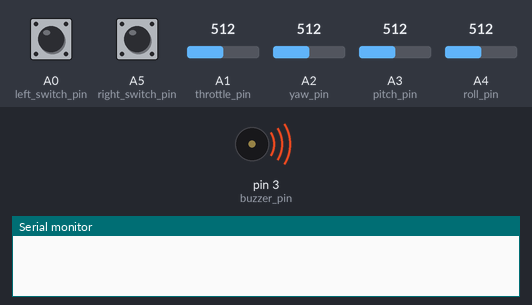
Simulated run of this sketch. Board: Arduino Uno, built with avr-gcc and run on an emulated ATmega328P. Shown: buzzer (waves = sounding), the last lines printed to the serial monitor. The test bench sets the inputs (shaded band); at power-on: A1 (throttle_pin) = 512, A3 (pitch_pin) = 512, A2 (yaw_pin) = 512, A0 (left_switch_pin) HIGH, A4 (roll_pin) = 512, A5 (right_switch_pin) HIGH. No radio packets arrive unless stated.

Above: at 0.3 s.
At 2.6 s:
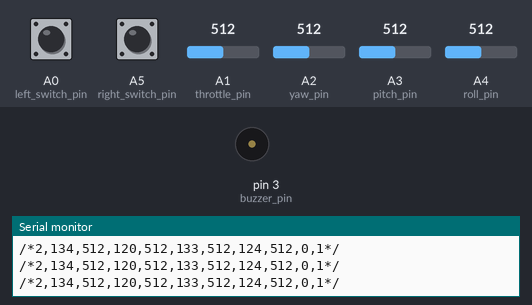
2.7 s: A1 (throttle_pin) set to 581
4.2 s: A1 (throttle_pin) set to 609
7.2 s: A3 (pitch_pin) set to 582
10.2 s: A3 (pitch_pin) set to 610
13.2 s: A2 (yaw_pin) set to 459
16.2 s: A2 (yaw_pin) set to 433
Timing chart, 0 to 18.7 s (numbered marks = the images above; inputs shaded):
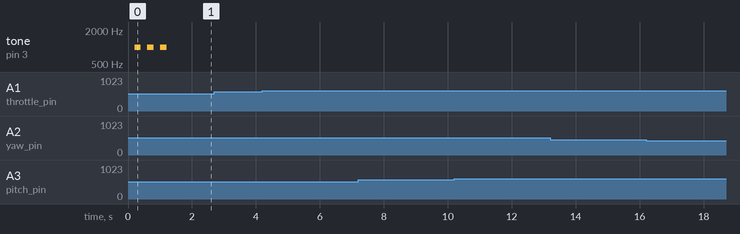

The sketch:

nrfTransmitter_basic_6CH.ino
```cpp
#include <SPI.h>
#include <nRF24L01.h>
#include <RF24.h>

/*  Address through which two modules communicate.
    The pipe address does not have to be “alex0”,
    it can be any 5-character string such as “0as1s”
    as long as the transmitter and receiver both use the same address.
*/
// const byte address[6] = "alex0";
const uint64_t address = 0xE8E8F0F0E1LL;

RF24 radio(6, 9); // CE , CSN pins

//Arduino Pins
int right_switch_pin = A5;
int left_switch_pin = A0;
int roll_pin = A4;
int pitch_pin = A3;
int yaw_pin = A2;
int throttle_pin = A1;
int buzzer_pin = 3;

// The sizeof this struct should not exceed 32 bytes
// This gives us up to 32 x 8 bits channels
struct MyData {
  byte throttle;
  byte yaw;
  byte pitch;
  byte roll;
  byte AUX1;
  byte AUX2;
};

MyData data;


void setup()
{
  //Start everything up
  Serial.begin(9600);
  //NRF Radio Communication
  radio.begin();
  radio.setAutoAck(false);
  radio.setDataRate(RF24_250KBPS); // Both endpoints must have this set the same
  //radio.setPALevel(RF24_PA_MAX);
  radio.openWritingPipe(address);
  resetRFData();

  //Buzzer
  pinMode(buzzer_pin, OUTPUT);
  //Button AUX1
  pinMode(right_switch_pin, INPUT_PULLUP);
  pinMode(left_switch_pin, INPUT_PULLUP);

  delay(200);
  //digitalWrite(17, HIGH); // Turning off builtin led in arduino

  starting_beep(3, 200, 200, 1000);
}

void loop()
{
  // The calibration numbers used here should be measured
  // for your joysticks till they send the correct values.
  data.yaw      = mapJoystickValues( analogRead(yaw_pin),  195, 522, 830, false );
  data.pitch    = mapJoystickValues( analogRead(pitch_pin), 213, 526, 825, true );
  data.roll     = mapJoystickValues( analogRead(roll_pin), 205, 530, 845, false );
  data.throttle = mapJoystickValues( analogRead(throttle_pin), 228, 526, 829, true );
  data.AUX1     = 1 - digitalRead(left_switch_pin);
  data.AUX2     = digitalRead(right_switch_pin);

  radio.write(&data, sizeof(MyData));

  serialPrintDebug();

}

/**************************************************/

// Returns a corrected value for a joystick position that takes into account
// the values of the outer extents and the middle of the joystick range.
int mapJoystickValues(int val, int lower, int middle, int upper, bool reverse)
{
  val = constrain(val, lower, upper);
  if ( val < middle )
    val = map(val, lower, middle, 0, 128);
  else
    val = map(val, middle, upper, 128, 255);
  return ( reverse ? 255 - val : val );
}

void resetRFData() {
    data.throttle = 0;
    data.yaw = 127;
    data.pitch = 127;
    data.roll = 127;
    data.AUX1 = 0;
    data.AUX2 = 0;
}

//Sending status to Serial Port for Debugging purposes
void serialPrintDebug(){

  /* ORDER:
      time(1) [sec], data.throttle(2), analogRead(throttle_pin)(3),
      data.roll(4), analogRead(roll_pin)(5)
      data.pitch(6), analogRead(pitch_pin)(7),
      data.yaw(8), analogRead(yaw_pin)(9),
      data.AUX1(10), data.AUX2(11)
  */
  Serial.print("/*");
  Serial.print(millis()/1000);
  Serial.print(",");
  Serial.print(data.throttle);
  Serial.print(",");
  Serial.print(analogRead(throttle_pin));
  Serial.print(",");
  Serial.print(data.roll);
  Serial.print(",");
  Serial.print(analogRead(roll_pin));
  Serial.print(",");
  Serial.print(data.pitch);
  Serial.print(",");
  Serial.print(analogRead(pitch_pin));
  Serial.print(",");
  Serial.print(data.yaw);
  Serial.print(",");
  Serial.print(analogRead(yaw_pin));
  Serial.print(",");
  Serial.print(data.AUX1);
  Serial.print(",");
  Serial.print(data.AUX2);
  Serial.println("*/");

}


/* Transmitter beeps
   eg. starting_beep(3, 200, 300, 1000)
      => beeps with the buzzer for 3 times, 200 ms ON, 300 ms OFF, at 1000 Hz
*/
void starting_beep(int beepTimes, int on_time, int off_time, int tone_freq){
  for (int i = 0; i < beepTimes; ++i){
    tone(buzzer_pin, tone_freq);
    delay(on_time);
    noTone(buzzer_pin);
    delay(off_time);
  }
}
```
